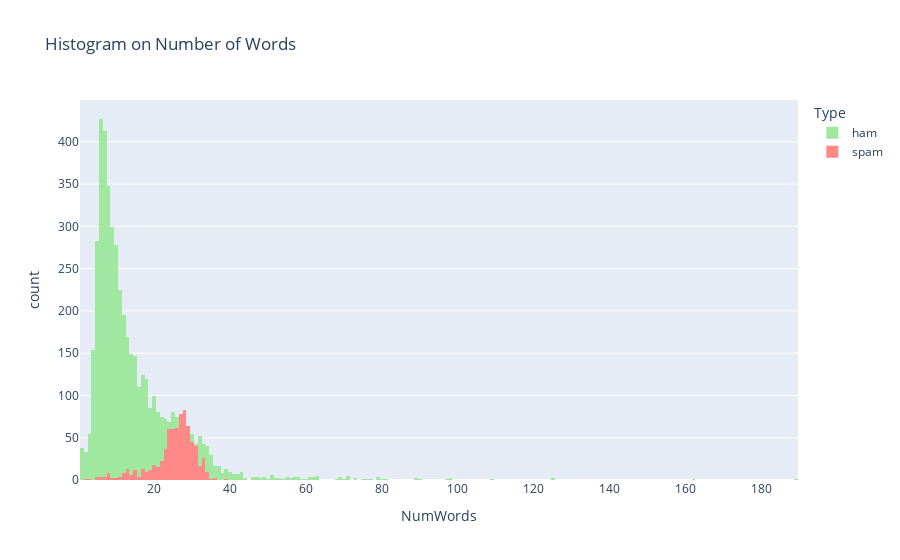

Notebook source saved alongside this figure:
### Markdown cell above
It is interesting note that most **spam** messages have a **higher** character count (i.e. the mode of spam messages lies between 155-159 characters) than ham messages (i.e. mode of ham messages lies between 25-29 characters). Furthermore, the distribution of ham messages is **positively** skewed, whereas that of spam messages is **negatively** skewed.

### Code cell
eda_charc_hist = px.histogram(df[['NumWords', 'Type']], 
                              x='NumWords', 
                              color='Type', 
                              template='plotly', 
                              title='Histogram on Number of Words', 
                              color_discrete_sequence=["#A0e7A0", "#FF8986"])
eda_charc_hist.update_layout(barmode='overlay')

### Figure 1 — Plotly figure (JSON) as saved in the notebook; plotly's stock layout.template omitted (floating-point values rounded to 4 significant figures; data arrays with more than 128 entries replaced by an {"elided": "..."} marker saying what was removed)
{"data": [{"alignmentgroup": "True", "bingroup": "x", "hovertemplate": "Type=ham<br>NumWords=%{x}<br>count=%{y}<extra></extra>", "legendgroup": "ham", "marker": {"color": "#A0e7A0", "pattern": {"shape": ""}}, "name": "ham", "offsetgroup": "ham", "orientation": "v", "showlegend": true, "type": "histogram", "x": {"elided": "4827 int values"}, "xaxis": "x", "yaxis": "y"}, {"alignmentgroup": "True", "bingroup": "x", "hovertemplate": "Type=spam<br>NumWords=%{x}<br>count=%{y}<extra></extra>", "legendgroup": "spam", "marker": {"color": "#FF8986", "pattern": {"shape": ""}}, "name": "spam", "offsetgroup": "spam", "orientation": "v", "showlegend": true, "type": "histogram", "x": {"elided": "747 int values"}, "xaxis": "x", "yaxis": "y"}], "layout": {"barmode": "overlay", "legend": {"title": {"text": "Type"}, "tracegroupgap": 0}, "title": {"text": "Histogram on Number of Words"}, "xaxis": {"anchor": "y", "domain": [0, 1], "title": {"text": "NumWords"}}, "yaxis": {"anchor": "x", "domain": [0, 1], "title": {"text": "count"}}}}
